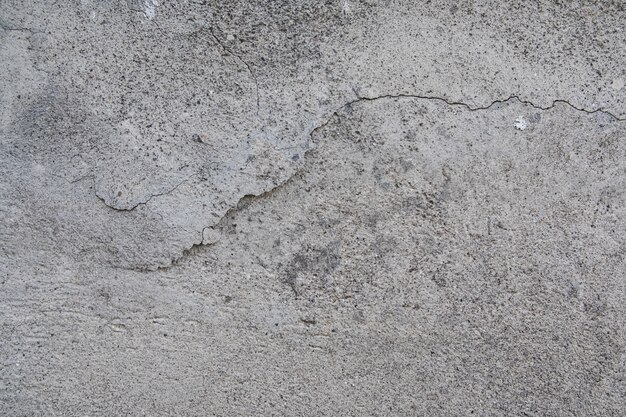
#> input picture list1/images/cc-c.jpg, 626 x 417 px, found by its file name
$ python question5.py
#> lines starting #> are read from the running program, lines starting #| are printed output that depends on the picture
# question 5 - image with blur (RESULT: +/-)

import cv2
import numpy as np
import matplotlib.pyplot as plt

def load_image(name_file):
    # reads an image in .jpg format and returns a numpy array representing the pixels.
    # uploading the image using OpenCV
#> called with name_file = 'list1/images/cc-c.jpg'
    image = cv2.imread(name_file)
#> image is the input picture: shape (417, 626, 3); mean B, G, R 153.3, 151.1, 151.9

    # checking if uploading the image is done right
    if image is None:
        print(f"Error loading image {name_file}")
        return None

    # convert the image to a NumPy array
    image_numpy = np.array(image)

    return image_numpy

def converts_color_grayscale(image):
    # converts a color (RGB) image to grayscale.
    # use the formula: Y = 0.2989*R + 0.5870*G + 0.1140*B

    # extract the color channels (R, G, B)
    r, g, b = image[:, :, 0], image[:, :, 1], image[:, :, 2]

    # calculate grayscale intensity
    gray_intensity = 0.2989 * r + 0.5870 * g + 0.1140 * b

    return gray_intensity

def remove_salt_and_pepper_noise(image):
    """
    Remove salt-and-pepper noise from an image using a median filter.

    Args:
        image (numpy.ndarray): Input grayscale image (2D array).

    Returns:
        numpy.ndarray: Image with salt-and-pepper noise removed.
    """
    # create a copy of the input image
    denoised_image = np.copy(image)

    # define the window size for the median filter
    window_size = 3

    # iterate over each pixel in the image
    for i in range(window_size, image.shape[0] - window_size):
        for j in range(window_size, image.shape[1] - window_size):
            # extract the window centered at (i, j)
            window = image[i - window_size:i + window_size + 1, j - window_size:j + window_size + 1]

            # check if the central pixel is corrupted (0 or 255)
            if image[i, j] == 0 or image[i, j] == 255:
                # compute the median of the non-corrupted pixels in the window
                valid_pixels = window[(window != 0) & (window != 255)]
                denoised_image[i, j] = np.median(valid_pixels)

    return denoised_image

def plot_histogram(image, title):
    plt.hist(image.ravel(), bins=256, range=(0, 256), color='gray', alpha=0.7)
    plt.title(title)
    plt.xlabel('Intensidade de Cinza')
    plt.ylabel('Frequência')

def show_results(img1, img2, title_original, title_composition):
#> called with title_original = 'Imagem - Musgo', title_composition = 'Imagem Composta'
    plt.figure(figsize=(12, 6))

    plt.subplot(2, 2, 1)
    plt.imshow(img1, cmap='gray')
    plt.title(title_original)
    plt.axis('off')

    plt.subplot(2, 2, 2)
    plot_histogram(img1, 'Histograma Original')

    plt.subplot(2, 2, 3)
    plt.imshow(img2, cmap='gray')
    plt.title(title_composition)
    plt.axis('off')

    plt.subplot(2, 2, 4)
    plot_histogram(img2, 'Histograma - Imagem Sem Blur')

    plt.tight_layout()
    plt.show()
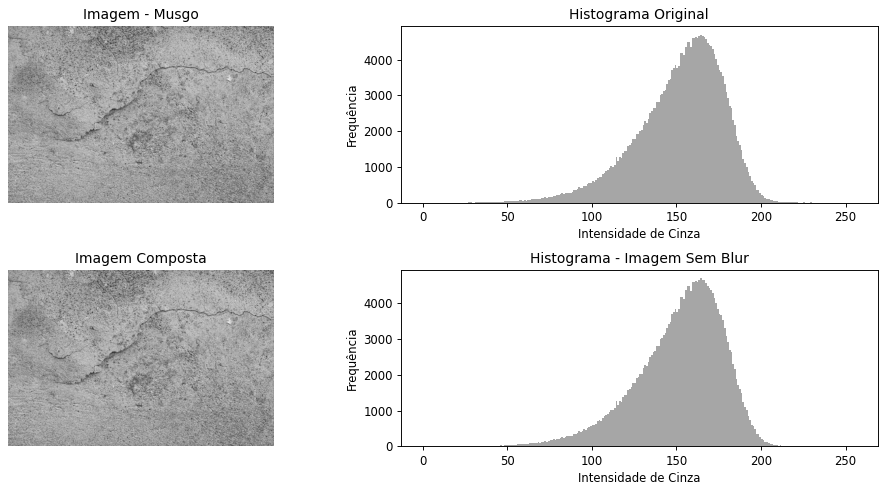
#> figure drawn by matplotlib, 4 panels; panel 2: tallest bar 4699 high, from x = 164 to 165; panel 4: tallest bar 4699 high, from x = 164 to 165

cc_original = 'list1/images/cc-c.jpg'
cc_rgb = load_image(cc_original)
cc_cinza = converts_color_grayscale(cc_rgb)
denoised_image = remove_salt_and_pepper_noise(cc_cinza)
show_results(cc_cinza, denoised_image, "Imagem - Musgo","Imagem Composta")

$ run again, with list1/images/cc-w.jpg copied over list1/images/cc-c.jpg
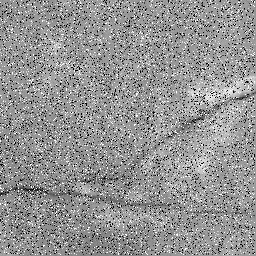
#> input picture list1/images/cc-w.jpg, 256 x 256 px, found by its file name
#> in load_image, image is the input picture: shape (256, 256, 3); min 0, max 255, mean 147.3
#> after the loop in remove_salt_and_pepper_noise, `for i in range(window_size, image.shape[0] - window_size):`:
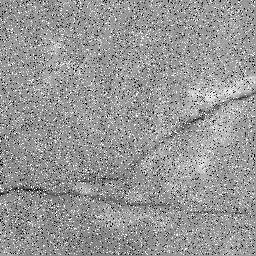
#> denoised_image: shape (256, 256) float64; min 0, max 255, mean 151.8
#> in show_results, `plt.show()`:
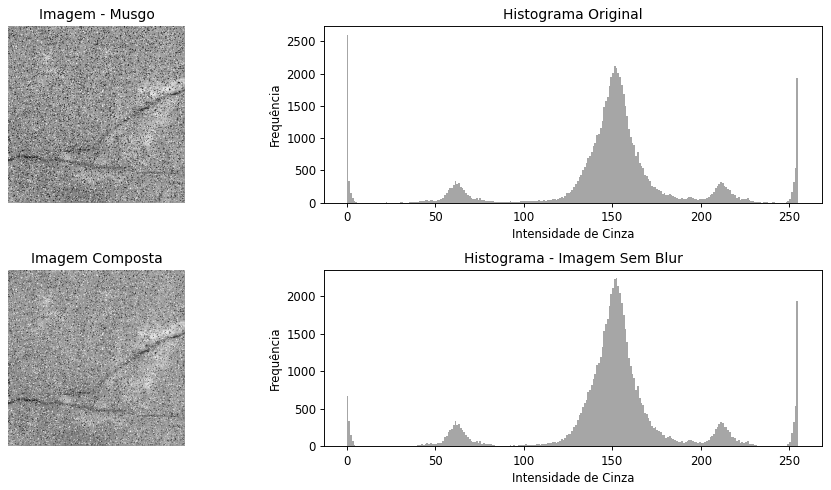
#> figure drawn by matplotlib, 4 panels; panel 2: tallest bar 2608 high, from x = 0 to 1; panel 4: tallest bar 2238 high, from x = 152 to 153
